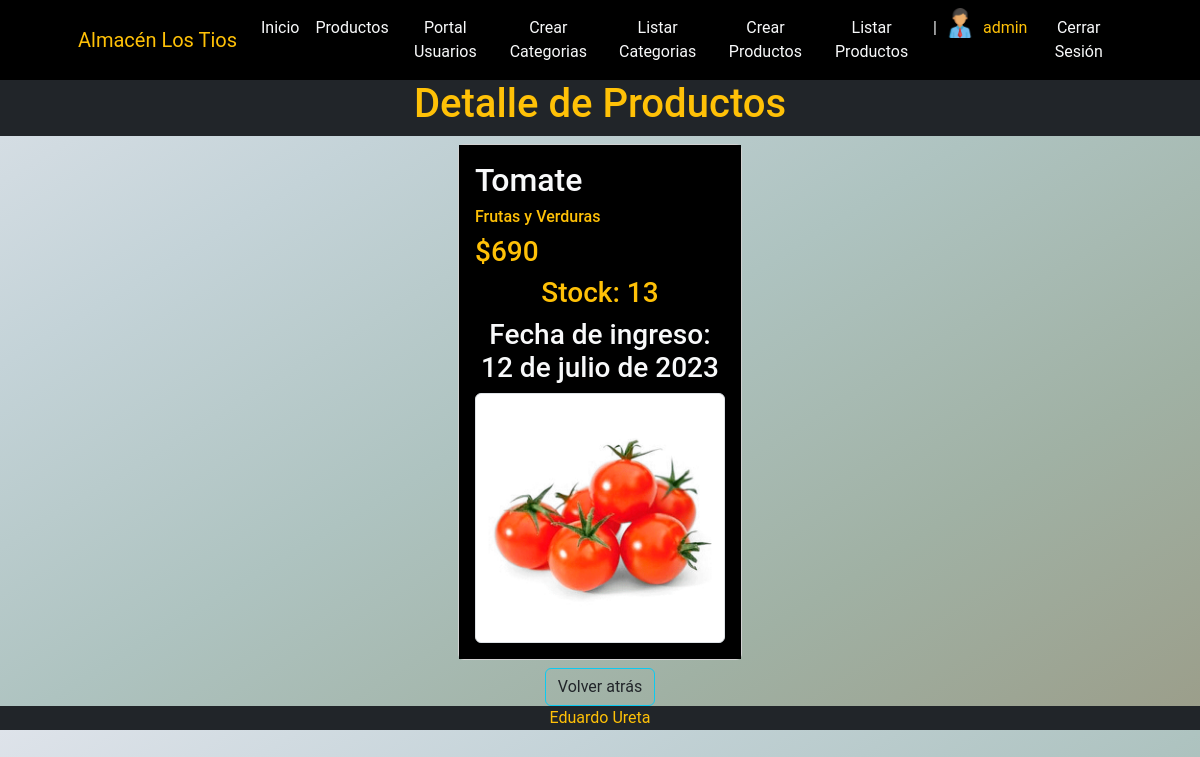
The app's page /productos/productos/details/1 (signed in) with its own data.
### apps/venta/models.py (models this page shows, shortened)
class Vendedor(models.Model):
    usuario = models.OneToOneField(User, on_delete=models.CASCADE, related_name="vendedor")
    celular = models.CharField(max_length=50)
    avatar = models.ImageField(upload_to="avatars", blank=True, null=True)

### apps/productos/models.py (models this page shows, shortened)
class Productos(models.Model):
    nombre = models.CharField(max_length=50, null=False)
    precio = models.PositiveIntegerField(null=False)
    cantidad = models.PositiveIntegerField(null=False)
    fecha_ingreso = models.DateField(default=timezone.now, null=False)
    categoria = models.ForeignKey(Categoria, on_delete=models.PROTECT)
    umbral_minimo = models.PositiveIntegerField(null=True, blank=False)
    imagen = models.ImageField(upload_to="imgprod",blank=False, null=True)

class Categoria (models.Model):
    nombre = models.CharField(max_length=20, null=False)
    descripcion = models.CharField(max_length=20, null=True)
    imagen = models.ImageField(upload_to="imgprod",blank=False, null=True)
    def __str__(self):
        return self.nombre

### apps/productos/views.py (the view)
# urls.py: path('productos/details/<int:pk>', views.ProductosDetail.as_view(), name='productos_details'),
class ProductosDetail(DetailView):
    model = models.Productos

### apps/carrito/context_processor.py (called while the page is built)
def total_carrito(request):
    total = 0
    if request.user.is_authenticated:
        if "carrito" in request.session:
            for key, value in request.session["carrito"].items():
                total += int(value["acumulado"])
    return {"total_boleta": total}

### apps/productos/templates/productos/productos_detail.html
{% extends 'productos/index.html' %}
{% block TITULO %}
    <h1>Detalle de Productos</h1>
{% endblock TITULO %}
{% block BODY %}
<div class="d-flex justify-content-center">
    <div class="col-sm-6 col-md-4 col-lg-3">
        <div>
            <div class="card h-100 m-2">
                <div class="card-body bg-black">
                    <h2 class="card-title text-light">{{object.nombre}} </h2>
                    <h6 class="card-text text-warning">{{object.categoria}}</h6>
                    <h3 class="card-text text-warning">${{object.precio}}</h3>
                    <h3 class="card-text text-warning text-center">Stock: {{object.cantidad}}</h3>
                    <h3 class="card-text text-light text-center">Fecha de ingreso: <br> {{object.fecha_ingreso}}</h3>
                    <img class="img-fluid img-thumbnail rounded mx-auto d-block" src="{{object.imagen.url}}" alt="Imagen"></img>
                </div>
            </div>
        </div>
    </div>
</div>
<div class="d-flex justify-content-center ">
    <button class="btn btn-outline-info "><a class="nav-link text-dark text-center" href="{% url 'productos:productos_list' %}">Volver atrás</a></button>
</div>
{% endblock BODY %}

### apps/home/templates/home/navbar.html (shortened to what this page needs)
{% load static %}
<nav class="navbar navbar-expand-lg navbar-dark bg-black">
    <div class="container px-5 ">
        <a class="navbar-brand text-warning" href="#!">Almacén Los Tios</a>
        <div class="collapse navbar-collapse" id="navbarSupportedContent">
            <ul class="navbar-nav ms-auto mb-2 mb-lg-0">
                <li class="nav-item text-center"><a class="nav-link text-light" aria-current="page" href="{% url 'Home:home' %}">Inicio</a></li>
                <li class="nav-item text-center"><a class="nav-link text-light" href="{% url 'productos:index' %}">Productos</a></li>
                <li class="nav-item text-center"><a class="nav-link text-light" href="{% url 'usuarios:home' %}">Portal Usuarios</a></li>
                {% if user.is_authenticated %}
                    {% if user.is_staff %}
                        <li class="nav-item"></li><a href="{% url 'productos:categoria_create' %}" class="nav-link text-light text-center">Crear Categorias</a></li>
                        <li class="nav-item"></li><a href="{% url 'productos:categoria_list' %}" class="nav-link text-light text-center">Listar Categorias</a></li>
                        <li class="nav-item"></li><a href="{% url 'productos:productos_create' %}" class="nav-link text-light text-center">Crear Productos</a></li>
                        <li class="nav-item"></li><a href="{% url 'productos:productos_list' %}" class="nav-link text-light text-center">Listar Productos</a></li>
                    {% endif %}
                    <li class="nav-item text-center"><a class="nav-link text-light"> | </a></li>
                    {% if user.vendedor.avatar.url %}
                        <li class="nav-item text-center">
                            <img src="{{user.vendedor.avatar.url}}" alt="" style="height: 30px;"></img>
                        </li>
                    {% endif %}
                    <li class="nav-item text-center"><a class="nav-link text-warning" href="#!">{{user.username}}</a></li>
                    <li class="nav-item text-center"><a class="nav-link text-light" href="{% url 'Home:logout' %}">Cerrar Sesión</a></li>
                {% endif %}
            </ul>
        </div>
    </div>
</nav>

### apps/home/templates/home/base.html (style rules this page uses)
.fondo { background-image: linear-gradient(to right bottom, #dee3ea, #c4d3d8, #aec3c0, #a0b1a4, #9b9d89); }
.font-roboto { font-family: 'Roboto', sans-serif; }

### records on screen
Productos: nombre "Tomate", categoria "Frutas y Verduras", precio "690", cantidad "13", fecha_ingreso "12 de julio de 2023", imagen (picture)

### other values on screen
{{ user.username }} "admin"
